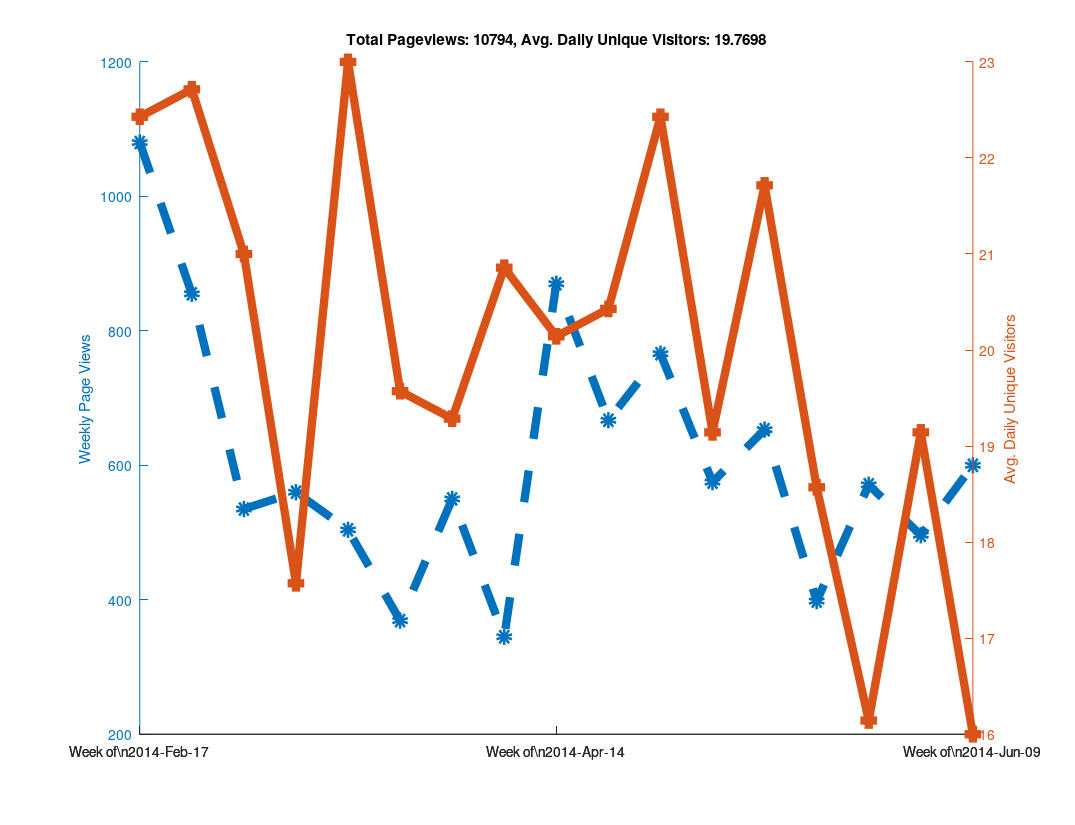

Here is the MATLAB script that generated this plot:
clear all

% Github has a "traffic" page now, but it doesn't seem like you can
% put in an arbitrary date range?  When I looked at it, it showed the
% numbers of unique visitors and views for the last two weeks only...
% So as long as I check back at least once every two weeks I can keep
% a record of it?  Great...

% https://github.com/libMesh/libmesh/graphs/traffic

% Date, Views, Unique Visitors
data = {
    '2014-Feb-17', 274, 25
    '2014-Feb-18', 145, 30
    '2014-Feb-19', 129, 27
    '2014-Feb-20', 202, 24
    '2014-Feb-21', 240, 22
    '2014-Feb-22', 62,  17
    '2014-Feb-23', 28,  12
    '2014-Feb-24', 217, 19
    '2014-Feb-25', 90,  25
    '2014-Feb-26', 189, 36
    '2014-Feb-27', 112, 26
    '2014-Feb-28', 81,  20
    '2014-Mar-01', 113, 17
    '2014-Mar-02', 53,  16
    '2014-Mar-03', 41,  21
    '2014-Mar-04', 144, 35
    '2014-Mar-05', 51,  20
    '2014-Mar-06', 157, 25
    '2014-Mar-07', 50,  22
    '2014-Mar-08', 50,  11
    '2014-Mar-09', 42,  13
    '2014-Mar-10', 61,  16
    '2014-Mar-11', 27,  16
    '2014-Mar-12', 111, 20
    '2014-Mar-13', 66,  20
    '2014-Mar-14', 223, 25
    '2014-Mar-15', 46,   9
    '2014-Mar-16', 26,  17
    '2014-Mar-17', 80,  29
    '2014-Mar-18', 59,  30
    '2014-Mar-19', 85,  31
    '2014-Mar-20', 122, 18
    '2014-Mar-21', 61,  21
    '2014-Mar-22', 33,  18
    '2014-Mar-23', 64,  14
    '2014-Mar-24', 95,  24
    '2014-Mar-25', 75,  28
    '2014-Mar-26', 49,  18
    '2014-Mar-27', 57,  24
    '2014-Mar-28', 33,  16
    '2014-Mar-29', 41,  16
    '2014-Mar-30', 19,  11
    '2014-Mar-31', 52,  12
    '2014-Apr-01', 120, 21
    '2014-Apr-02', 68,  23
    '2014-Apr-03', 98,  28
    '2014-Apr-04', 77,  21
    '2014-Apr-05', 80,  15
    '2014-Apr-06', 55,  15
    '2014-Apr-07', 71,  31
    '2014-Apr-08', 84,  26
    '2014-Apr-09', 33,  18
    '2014-Apr-10', 32,  16
    '2014-Apr-11', 51,  20
    '2014-Apr-12', 25,  15
    '2014-Apr-13', 49,  20
    '2014-Apr-14', 120, 23
    '2014-Apr-15', 191, 27
    '2014-Apr-16', 219, 24
    '2014-Apr-17', 216, 30
    '2014-Apr-18', 63,  19
    '2014-Apr-19', 36,  11
    '2014-Apr-20', 25,   7
    '2014-Apr-21', 115, 24
    '2014-Apr-22', 128, 31
    '2014-Apr-23', 87,  25
    '2014-Apr-24', 108, 23
    '2014-Apr-25', 111, 20
    '2014-Apr-26', 89,   9
    '2014-Apr-27', 29,  11
    '2014-Apr-28', 177, 28
    '2014-Apr-29', 170, 27
    '2014-Apr-30', 183, 28
    '2014-May-01', 97,  25
    '2014-May-02', 64,  23
    '2014-May-03', 43,  12
    '2014-May-04', 32,  14
    '2014-May-05', 125, 28
    '2014-May-06', 68,  24
    '2014-May-07', 68,  19
    '2014-May-08', 114, 14
    '2014-May-09', 47,  20
    '2014-May-10', 139, 20
    '2014-May-11', 14,   9
    '2014-May-12', 90,  27
    '2014-May-13', 92,  22
    '2014-May-14', 197, 32
    '2014-May-15', 140, 26
    '2014-May-16', 59,  20
    '2014-May-17', 21,  9
    '2014-May-18', 54,  16
    '2014-May-19', 117, 28
    '2014-May-20', 47,  18
    '2014-May-21', 55,  19
    '2014-May-22', 77,  26
    '2014-May-23', 28,  12
    '2014-May-24', 38,  13
    '2014-May-25', 36,  14
    '2014-May-26', 44,  13
    '2014-May-27', 166, 24
    '2014-May-28', 139, 20
    '2014-May-29', 67,  25
    '2014-May-30', 73,  11
    '2014-May-31', 60,  9
    '2014-Jun-01', 22,  11
    '2014-Jun-02', 87,  18
    '2014-Jun-03', 103, 31
    '2014-Jun-04', 105, 27
    '2014-Jun-05', 74,  22
    '2014-Jun-06', 55,  16
    '2014-Jun-07', 53,  15
    '2014-Jun-08', 19,  5
    '2014-Jun-09', 91,  14
    '2014-Jun-10', 136, 19
    '2014-Jun-11', 104, 27
    '2014-Jun-12', 195, 22
    '2014-Jun-13', 51,  18
    '2014-Jun-14', 4,   4
    '2014-Jun-15', 19,  8
    '2014-Jun-16', 86,  19
    '2014-Jun-17', 60,  20
    '2014-Jun-18', 115, 25
    '2014-Jun-19', 73,  20
    '2014-Jun-20', 24,  12
    '2014-Jun-21', 12,  4
    '2014-Jun-22', 30,  10
    };

% length works like you would expect it to for cell arrays.
N=length(data);

% A cell array of strings holding just the dates
dates = {data{:,1}};

% Note the extra square brackets!  This seems to be required (at least
% in Octave) to catch the output of data{:,2} as an array.
views = [data{:,2}];
visitors = [data{:,3}];



% 1.) Make daily plot - You can do this, but it gets a bit hard to read

%% % Can't plot string data automatically?
%% x=linspace(1,N,N);
%%
%% % Only way to set linestyles with plotyy is after the fact, apparently.
%% % plotyy returns the axis handle first, followed by the two plot handles.
%% clf;
%% hold on;
%% [haxis, h1, h2] = plotyy(x, views, x, visitors);
%%
%% % Label the axes
%% ylabel (haxis(1), 'Daily Page Views');
%% ylabel (haxis(2), 'Daily Unique Visitors');
%%
%% % Totaling unique visitors doesn't really mean much...
%% title (['Total Pageviews: ', num2str(sum(views)), ', Avg. Daily Unique Visitors: ', num2str(mean(visitors))]);
%%
%% % Make thick lines - this looks better in PDF
%% set([h1, h2], 'linewidth', 6);
%%
%% % Turn on markers
%% set(h1, 'marker', 'o');
%% set(h2, 'marker', 's');
%%
%% % Set marker size
%% set([h1, h2], 'markersize', 6);
%%
%% % Make dashed line?  Aquaterm doesn't seem to properly display this, but it
%% % does work in the PDF!
%% set(h1, 'linestyle', '--');
%%
%% % Set the xticks and labels so that it shows dates instead of numbers.
%% xticksat = [1 length(x)];
%% set(haxis, 'xtick', xticksat);
%%
%% for i=1:length(xticksat)
%%   xtlabels{i} = data{xticksat(i), 1};
%% end
%% set(haxis, 'xticklabel', xtlabels);
%%
%% % Print to PDF
%% set (gcf, "paperposition", [0.25, 0.25, 10.75, 8.25]);
%% set (gcf, "papersize", [11, 8.5]);
%% set (gcf, "paperorientation", 'landscape');
%%
%% % Make a PDF of this plot.
%% print('-dpdf', 'github_traffic.pdf', '-FHelvetica:20');



% 2.) Make weekly plot - the data is naturally week-periodic
week_indexes = 1:7:N;

% Get total views and average unique viewers for each week
week_views = [];
week_visitors = [];
  for i=1:length(week_indexes)-1
  start = week_indexes(i);
  stop = week_indexes(i+1) - 1;
  week_views(end+1) = sum(views(start:stop));
  week_visitors(end+1) = mean(visitors(start:stop));
end

clf;
hold on;
x=linspace(1, length(week_views), length(week_views));
[haxis, h1, h2] = plotyy(x, week_views, x, week_visitors);

% Label the axes
ylabel (haxis(1), 'Weekly Page Views');
ylabel (haxis(2), 'Avg. Daily Unique Visitors');

% Totaling unique visitors doesn't really mean much...
title (['Total Pageviews: ', num2str(sum(views)), ', Avg. Daily Unique Visitors: ', num2str(mean(visitors))]);

% Make thick lines - this looks better in PDF
set([h1, h2], 'linewidth', 6);

% Turn on markers
set(h1, 'marker', 'o');
set(h2, 'marker', 's');

% Set marker size
set([h1, h2], 'markersize', 6);

% Make dashed line?  Aquaterm doesn't seem to properly display this, but it
% does work in the PDF!
set(h1, 'linestyle', '--');

% Set the xticks and labels so that it shows dates instead of numbers.
xticksat = [1 ceil(length(x)/2) length(x)];
set(haxis, 'xtick', xticksat);

for i=1:length(xticksat)
  xtlabels{i} = ['Week of\n', data{week_indexes(xticksat(i)), 1}];
end
set(haxis, 'xticklabel', xtlabels);

% Print to PDF
set (gcf, "paperposition", [0.25, 0.25, 10.75, 8.25]);
set (gcf, "papersize", [11, 8.5]);
set (gcf, "paperorientation", 'landscape');

% Make a PDF of this plot.
print('-dpdf', 'weekly_github_traffic.pdf', '-FHelvetica:20');



% 3.) Make monthly plot - not enough data to be interesting yet...

%% month_intervals = {'2014-Feb-17', '2014-Mar-17', '2014-Apr-17'};
%%
%% % Numerical indexes of the month intervals
%% month_indexes = [];
%%
%% for i=1:length(month_intervals)
%%   % Calling 'strcmp' on a cell array of strings returns an array of 0s
%%   % and 1s, then 'find' returns the non-zero index.  The 'end' keyword
%%   % is used to append to the array.
%%   month_indexes(end+1) = find(strcmp(month_intervals{i}, dates));
%% end
%%
%% % Get total views and average unique viewers for each month
%% month_views = [];
%% month_visitors = [];
%%   for i=1:length(month_indexes)-1
%%   start = month_indexes(i);
%%   stop = month_indexes(i+1) - 1;
%%   month_views(end+1) = sum(views(start:stop));
%%   month_visitors(end+1) = mean(visitors(start:stop));
%% end
%%
%% clf;
%% hold on;
%% x=linspace(1, length(month_views), length(month_views));
%% [haxis, h1, h2] = plotyy(x, month_views, x, month_visitors);
